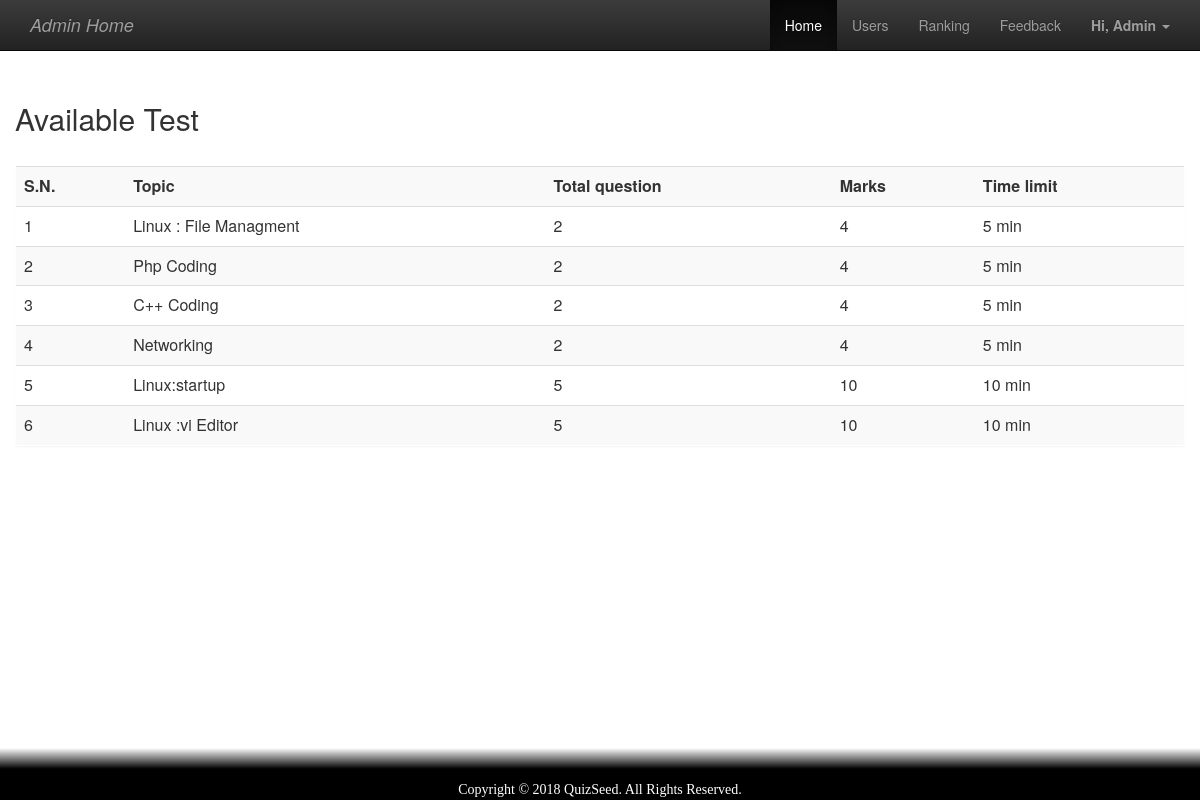
The app's page /admin_home.php (signed in) with its own data.
### tables this page shows
CREATE TABLE IF NOT EXISTS `quiz` (
  `eid` text NOT NULL,
  `title` varchar(100) NOT NULL,
  `correct` int(11) NOT NULL,
  `wrong` int(11) NOT NULL,
  `total` int(11) NOT NULL,
  `time` bigint(20) NOT NULL,
  `intro` text NOT NULL,
  `tag` varchar(100) NOT NULL,
  `date` timestamp NOT NULL DEFAULT CURRENT_TIMESTAMP ON UPDATE CURRENT_TIMESTAMP,
  `examiner` varchar(50) NOT NULL
);

### admin_home.php (the view, shortened to what this page needs)
<?php
require 'include/variables.php';
?>
<html>
	<head>
		<?php require 'include/head.php'; ?>
	</head>
	<body>
		<div class="container-fluid">
			<header class="navbar navbar-inverse navbar-fixed-top">
				<div class="container">
					<nav class="navbar-header">
						<a class="navbar-brand logo" href="admin_home.php">
							<i>Admin Home</i>
						</a>
					</nav>
					<nav class="collapse navbar-collapse" id="ShowNav">
							<ul class="nav navbar-nav navbar-right">
								<li class="active"><a href="#">Home</a></li>
								<li><a href="admin_user.php">Users</a></li>
								<li><a href="admin_ranking.php">Ranking</a></li>
								<li><a href="admin_feedback.php">Feedback</a></li>
								<li class="dropdown">
									<a href="#"  class="dropdown-toggle" data-toggle="dropdown">
									<b class="text-capitalize">Hi, <?php echo $_SESSION["uname"]; ?> </b> <i class="caret"></i>
									</a>
								</li>
							</ul>
					</nav>
				</div>
			</header>
			<main class="row">
	<div class="container">
      <div class="row">
		  <h2>Available Test</h2>
		  <br>
<?php
$con = mysqli_connect($db_host,$db_user,$db_pass,$db_name);
$result = mysqli_query($con,"SELECT * FROM quiz ORDER BY date DESC") or die('Error');
echo  '
<div class="panel">
<div class="table-responsive">
<table class="table table-striped title1">
<tr>
	<td><b>S.N.</b></td><td><b>Topic</b></td><td><b>Total question</b></td><td><b>Marks</b></td><td><b>Time limit</b></td>
</tr>';
$c=1;
while($row = mysqli_fetch_array($result))
{
	$title = $row['title'];
	$total = $row['total'];
	$correct = $row['correct'];
    $time = $row['time'];
	echo '<tr><td>'.$c++.'</td><td>'.$title.'</td><td>'.$total.'</td><td>'.$correct*$total.'</td><td>'.$time.'&nbsp;min</td>
	</tr>';
}
echo '</table></div></div>';
?>
      </div>
    </div>
			</main>
			<footer class="navbar navbar-fixed-bottom mainFooter blackFooter">Copyright &copy; <?php echo date('Y')?> QuizSeed. All Rights Reserved.</footer>
		</div>
	</body>
</html>

### css/style.css (style rules this page uses)
main { min-height: 100vh; padding-top: 7%; background: rgba(255,255,255,.2); }
.mainFooter { color: white; font-family:normal; text-align:center ; padding-top: 4vh; border: none; }
.blackFooter { background : linear-gradient(to top, rgb(0,0,0) 60% , rgba(255,255,255,0.01) 100%); }

### records on screen
quiz: title "Linux : File Managment", total "2", $correct*$total "4", time "5"
quiz: title "Php Coding", total "2", $correct*$total "4", time "5"
quiz: title "C++ Coding", total "2", $correct*$total "4", time "5"
quiz: title "Networking", total "2", $correct*$total "4", time "5"
quiz: title "Linux:startup", total "5", $correct*$total "10", time "10"
quiz: title "Linux :vi Editor", total "5", $correct*$total "10", time "10"

### other values on screen
$_SESSION["uname"] "Admin"
